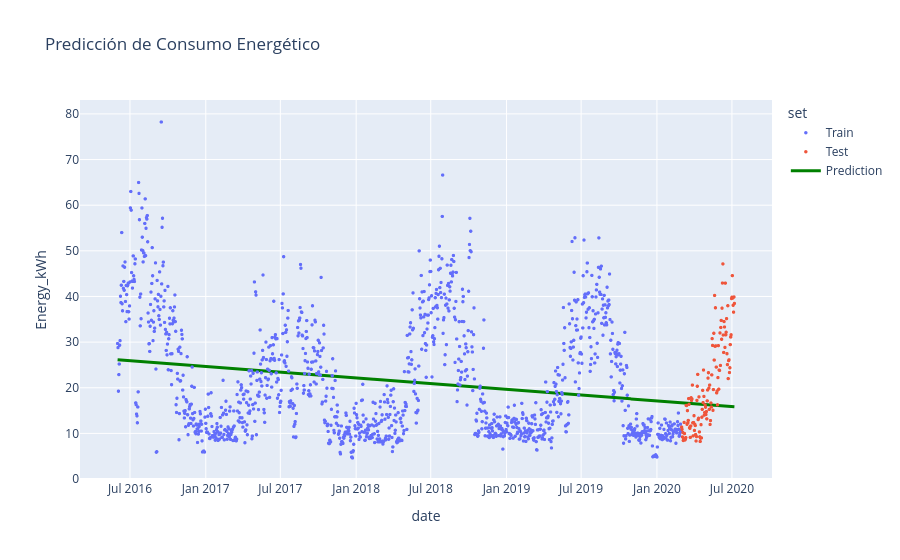

Source (notebook cell):
### Code cell
# plot predicciones
fig = px.scatter(df, x=df.date, y=target, title='Predicción de Consumo Energético', color='set')
fig.add_scatter(x=df.date, y=y_pred, mode='lines', name='Prediction', line=dict(color='green', width=3))
fig.update_traces(marker=dict(size=3.5))
fig.show()

### Figure 1 — Plotly figure (JSON) as saved in the notebook; plotly's stock layout.template omitted (floating-point values rounded to 4 significant figures; data arrays with more than 128 entries replaced by an {"elided": "..."} marker saying what was removed)
{"data": [{"hovertemplate": "set=Train<br>date=%{x}<br>Energy_kWh=%{y}<extra></extra>", "legendgroup": "Train", "marker": {"color": "#636efa", "size": 3.5, "symbol": "circle"}, "mode": "markers", "name": "Train", "showlegend": true, "type": "scattergl", "x": {"elided": "1369 str values"}, "xaxis": "x", "y": {"elided": "1369 float values"}, "yaxis": "y"}, {"hovertemplate": "set=Test<br>date=%{x}<br>Energy_kWh=%{y}<extra></extra>", "legendgroup": "Test", "marker": {"color": "#EF553B", "size": 3.5, "symbol": "circle"}, "mode": "markers", "name": "Test", "showlegend": true, "type": "scattergl", "x": {"elided": "129 str values"}, "xaxis": "x", "y": {"elided": "129 float values"}, "yaxis": "y"}, {"line": {"color": "green", "width": 3}, "marker": {"size": 3.5}, "mode": "lines", "name": "Prediction", "type": "scatter", "x": {"elided": "1498 str values"}, "y": {"elided": "1498 float values"}}], "layout": {"legend": {"title": {"text": "set"}, "tracegroupgap": 0}, "title": {"text": "Predicción de Consumo Energético"}, "xaxis": {"anchor": "y", "domain": [0, 1], "title": {"text": "date"}}, "yaxis": {"anchor": "x", "domain": [0, 1], "title": {"text": "Energy_kWh"}}}}
